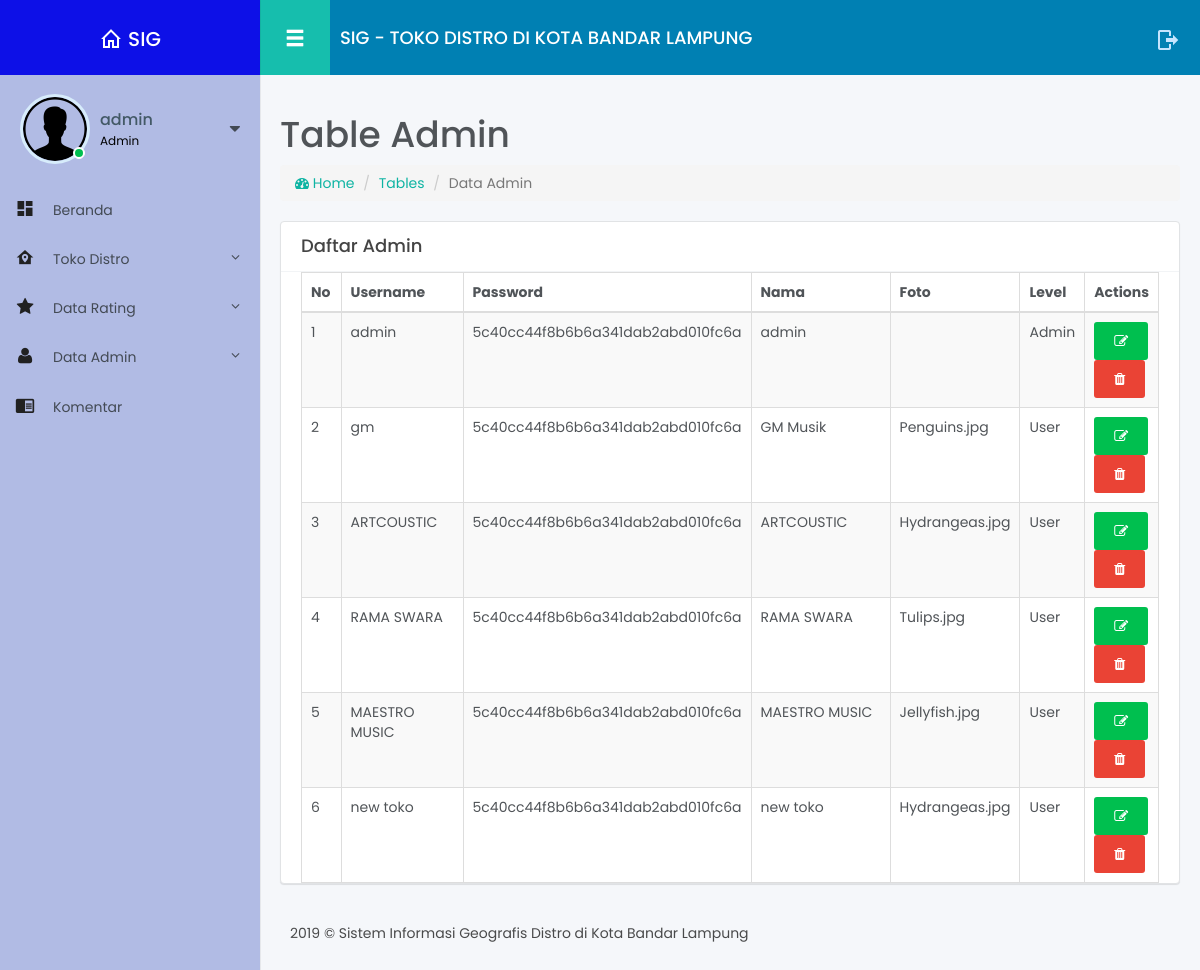
Page /admin/index.php?page=daftar_user (signed in) on the committed database.
### tables this page shows
CREATE TABLE `tbl_user` (
  `id_user` int(11) NOT NULL AUTO_INCREMENT,
  `nama` varchar(100) NOT NULL,
  `password` varchar(255) NOT NULL,
  `username` varchar(100) NOT NULL,
  `level` varchar(20) DEFAULT 'User',
  `foto` text,
  PRIMARY KEY (`id_user`)
);

### admin/daftar_user.php (the view, shortened to what this page needs)
 <?php
include ('action/koneksi.php');
?>
    <div class="content-wrapper">
        <section class="content-header">
      <h1>
         Table Admin
      </h1>
      <ol class="breadcrumb">
        <li><a href="#"><i class="fa fa-dashboard"></i> Home</a></li>
        <li><a href="#">Tables</a></li>
        <li class="active">Data Admin</li>
      </ol>
    </section>
        <section class="content">
          <div class="row">
            <div class="col-md-12">
              <div class="box box-success">
                <div class="box-header with-border">
                  <h3 class="box-title">Daftar Admin</h3>
                </div>
                <div class="box-body">
                  <table id="example1" class="table table-bordered table-striped">
                    <thead>
                    <tr>
                      <th width="5%">No</th>
                      <th width="20%">Username</th>
                      <th width="25%">Password</th>
                      <th width="28%">Nama</th>
                      <th width="15%">Foto</th>
                      <th width="15%">Level</th>
                      <th width="7%"> Actions </th>
                    </tr>
                    </thead>
                     <tbody>
                    <?php $no=1;
            $query=mysqli_query($conn,"SELECT * from tbl_user");
            while($r=mysqli_fetch_assoc($query)){
                     ?>
                    <tr>
                    <?php
                    $pw = md5(base64_decode($r['password'])); ?>
                       <td><?php echo $no; ?></td>
                      <td><?php echo $r['username'] ?></td>
                      <td><?php echo $pw ?></td>
                      <td><?php echo $r['nama'] ?></td>
                      <td><?php echo $r['foto'] ?></td>
                      <td><?php echo $r['level'] ?></td>
                      <td>
                     <?php
echo"
<form enctype=multipart/form-data method=post action=?page=edit_user>";
?>
                       <div class="btn-group">
                      <button name="simpan" type="submit" class="btn btn-success btn-sm btn-flat"><i class="fa fa-edit"></i> </button>
                      </div>
                         </form>
                          <?php
echo"
<form enctype=multipart/form-data method=post action=action/user_delete.php>";
?>
                        <div class="btn-group">
                        <button  type="submit" class="btn btn-danger btn-sm btn-flat"><i class="fa fa-trash"></i> </button>
                           </div>
                         </form>
                      </td>
                    </tr>
                    <?php $no++; } ?>
                  </table>
                </div>
              </div>
            </div>
          </div>
        </section>
    </div>

### admin/index.php (shortened to what this page needs)
<?php
include 'action/koneksi.php';
if (!EMPTY($_SESSION['username']) && $_SESSION['password']) {
  $cek_user=$_SESSION['username'];
  $cek_password=$_SESSION['password'];
  $qadmin=mysqli_query($conn,"select * from tbl_user where username='$cek_user' and password='$cek_password' ");
  $user = mysqli_fetch_assoc($qadmin) or die(mysqli_error());
}
else {
  header("location:../login.php");
}
?>
<!DOCTYPE html>
<html lang="en">
<head>
  <link rel="stylesheet" href="assets/styles/style.min.css">
  <link rel="stylesheet" href="assets/fonts/material-design/css/materialdesignicons.css">
  <link rel="stylesheet" href="assets/plugin/mCustomScrollbar/jquery.mCustomScrollbar.min.css">
  <link rel="stylesheet" href="assets/plugin/bootstrap-datepicker/css/bootstrap-datetimepicker.min.css" />
  <link rel="stylesheet" href="assets/plugin/waves/waves.min.css">
  <link rel="stylesheet" href="assets/plugin/sweet-alert/sweetalert.css">
  <link rel="stylesheet" href="assets/plugin/datatables/media/css/dataTables.bootstrap.min.css">
  <link rel="stylesheet" href="assets/plugin/datatables/extensions/Responsive/css/responsive.bootstrap.min.css">
</head>
<body>
<?php require_once 'header.php'; ?>
<div id="wrapper">
  <div class="main-content">
    <?php
      if(!empty($_GET['page'])){
        $page=$_GET['page'].".php";
         if(file_exists($page)){
              include "$page";
          }else{
              include("404.html");
         }
      }else{
        include("home.php");
      }
    ?>
    <footer class="footer">
      <ul class="list-inline">
        <li>2019 © Sistem Informasi Geografis Distro di Kota Bandar Lampung</li>
      </ul>
    </footer>
  </div>
</div>
</html>

### admin/header.php (shortened to what this page needs)
<div class="main-menu" style="background-color:#b1bbe4; color:#fff">
	<header class="header">
		<a href="?page=home" class="logo"><i class="ico mdi mdi-home-outline"></i>SIG</a>
		<div class="user">
			<a href="#" class="avatar">
			<?php
			if($_SESSION['foto'] != ""){
				$foto = "img/".$_SESSION['foto'];
			}else{
				$foto = "assets/images/iconuser.png";
			}
			?>
			<img src="<?php echo $foto; ?>" alt=""><span class="status online"></span>
			</a>
			<h5 class="name"><a href="?page=edit_user&id=<?php echo $_SESSION['id']; ?>"><?php echo $user['nama'] ?></a></h5>
			<h5 class="position"><?php echo $user['level'] ?></h5>
			<div class="control-wrap js__drop_down">
				<i class="fa fa-caret-down js__drop_down_button"></i>
			</div>
		</div>
	</header>
	<div class="content" >
		<div class="navigation" >
			<ul class="menu js__accordion">
				<li>
					<a class="waves-effect" href="index.php"><i class="menu-icon mdi mdi-view-dashboard"></i><span>Beranda</span></a>
				</li>
				<?php
if (!empty($_SESSION['username']) ) {
		if ($_SESSION['level'] == "Admin" or $_SESSION['level'] == "User") {
				?>
				<li>
					<a class="waves-effect parent-item js__control" href="#"><i class="menu-icon mdi mdi-home-map-marker"></i><span>Toko Distro</span><span class="menu-arrow fa fa-angle-down"></span></a>
				</li>
				<?php if ($_SESSION['level'] == "Admin"){ ?>
				 <li>
					<a class="waves-effect parent-item js__control" href="#"><i class="menu-icon fa fa-star"></i><span>Data Rating</span><span class="menu-arrow fa fa-angle-down"></span></a>
				</li>
				 <li>
					<a class="waves-effect parent-item js__control" href="#"><i class="menu-icon fa fa-user"></i><span>Data Admin</span><span class="menu-arrow fa fa-angle-down"></span></a>
				</li>
				<li>
					<a class="waves-effect" href="?page=komentar"><i class="menu-icon mdi mdi-book-open"></i><span>Komentar</span></a>
				</li>
				<?php } } } ?>
			</ul>
		</div>
	</div>
</div>
<div class="fixed-navbar" style="background-color:#0080B3; color:#fff">
	<div class="pull-left">
		<button type="button" class="menu-mobile-button glyphicon glyphicon-menu-hamburger js__menu_mobile"></button>
		<h1 class="page-title">SIG - TOKO DISTRO DI KOTA BANDAR LAMPUNG</h1>
	</div>
	<div class="pull-right">
		<a href="action/proses-logout.php" class="logout ico-item mdi mdi-logout "></a>
	</div>
</div>

### rows in the picture
tbl_user: nama "admin", level "Admin", username "admin", password "5c40cc44f8b6b6a341dab2abd010fc6a"
tbl_user: username "gm", password "5c40cc44f8b6b6a341dab2abd010fc6a", nama "GM Musik", foto "Penguins.jpg", level "User"
tbl_user: username "ARTCOUSTIC", password "5c40cc44f8b6b6a341dab2abd010fc6a", nama "ARTCOUSTIC", foto "Hydrangeas.jpg", level "User"
tbl_user: username "RAMA SWARA", password "5c40cc44f8b6b6a341dab2abd010fc6a", nama "RAMA SWARA", foto "Tulips.jpg", level "User"
tbl_user: username "MAESTRO MUSIC", password "5c40cc44f8b6b6a341dab2abd010fc6a", nama "MAESTRO MUSIC", foto "Jellyfish.jpg", level "User"
tbl_user: username "new toko", password "5c40cc44f8b6b6a341dab2abd010fc6a", nama "new toko", foto "Hydrangeas.jpg", level "User"
